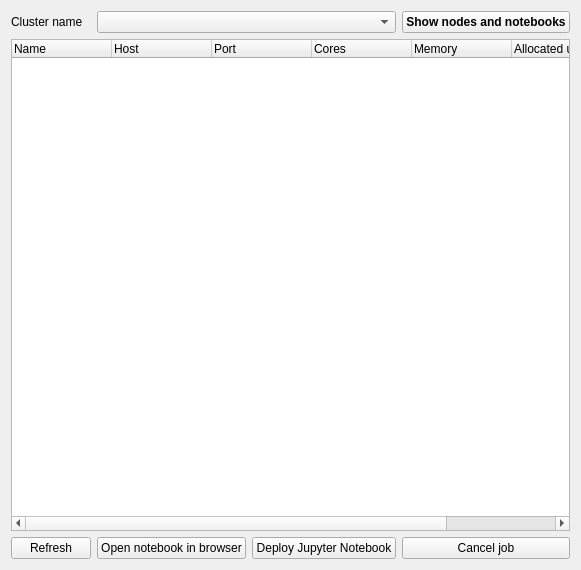
<?xml version="1.0" encoding="UTF-8"?>
<ui version="4.0">
 <class>Form</class>
 <widget class="QWidget" name="Form">
  <property name="geometry">
   <rect>
    <x>0</x>
    <y>0</y>
    <width>565</width>
    <height>570</height>
   </rect>
  </property>
  <property name="windowTitle">
   <string>Jobs</string>
  </property>
  <layout class="QGridLayout" name="gridLayout">
   <item row="3" column="3">
    <widget class="QPushButton" name="cancel_job_button">
     <property name="text">
      <string>Cancel job</string>
     </property>
     <property name="autoDefault">
      <bool>false</bool>
     </property>
     <property name="default">
      <bool>false</bool>
     </property>
     <property name="flat">
      <bool>false</bool>
     </property>
    </widget>
   </item>
   <item row="1" column="0">
    <widget class="QLabel" name="cluster_name_deployn_label_2">
     <property name="text">
      <string>Cluster name</string>
     </property>
    </widget>
   </item>
   <item row="3" column="2">
    <widget class="QPushButton" name="deploy_button">
     <property name="text">
      <string>Deploy Jupyter Notebook</string>
     </property>
    </widget>
   </item>
   <item row="3" column="0">
    <widget class="QPushButton" name="refresh_button">
     <property name="text">
      <string>Refresh</string>
     </property>
    </widget>
   </item>
   <item row="1" column="3">
    <widget class="QPushButton" name="show_nodes_and_notebooks_button">
     <property name="font">
      <font>
       <weight>75</weight>
       <bold>true</bold>
      </font>
     </property>
     <property name="text">
      <string>Show nodes and notebooks</string>
     </property>
    </widget>
   </item>
   <item row="1" column="1" colspan="2">
    <widget class="QComboBox" name="cluster_names_box"/>
   </item>
   <item row="3" column="1">
    <widget class="QPushButton" name="open_notebook_button">
     <property name="text">
      <string>Open notebook in browser</string>
     </property>
    </widget>
   </item>
   <item row="2" column="0" colspan="4">
    <widget class="QTreeWidget" name="nodes_tree">
     <column>
      <property name="text">
       <string>Name</string>
      </property>
     </column>
     <column>
      <property name="text">
       <string>Host</string>
      </property>
     </column>
     <column>
      <property name="text">
       <string>Port</string>
      </property>
     </column>
     <column>
      <property name="text">
       <string>Cores</string>
      </property>
     </column>
     <column>
      <property name="text">
       <string>Memory</string>
      </property>
     </column>
     <column>
      <property name="text">
       <string>Allocated until</string>
      </property>
     </column>
     <column>
      <property name="text">
       <string>Jupyter Notebook port</string>
      </property>
     </column>
    </widget>
   </item>
  </layout>
 </widget>
 <resources/>
 <connections/>
</ui>
